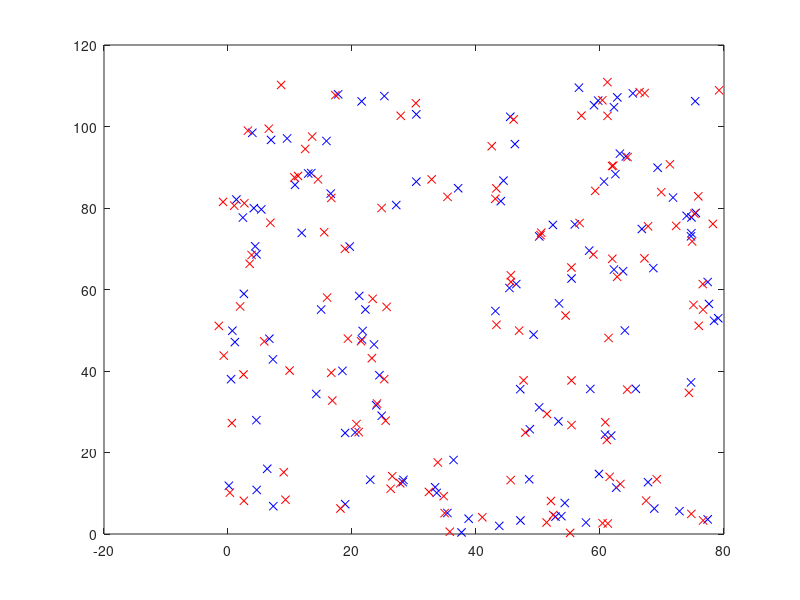

Here is the MATLAB script that generated this plot:
clear all; close all;

size_X = 80; size_Y = 110;
numberOfRobots = 120;

xy = zeros([numberOfRobots, 6]);
xy_robot_pov = zeros([numberOfRobots, 6]);
r = zeros([2, 1]);

sum = 0;

for i=1:120
    xy(i,1) = rand()*size_X;
    xy(i,2) = rand()*size_Y;

    xy(i, 3) = atand(xy(i,1)/xy(i,2));
    xy(i, 4) = atand(xy(i,1)/(xy(i,2)-size_Y));
    xy(i, 5) = atand((xy(i,1)-size_X)/(xy(i,2)-size_Y));
    xy(i, 6) = atand((xy(i,1)-size_X)/xy(i,2));
    
    for j=3:6
        xy_robot_pov(i,j) = xy(i,j) + rand()*6 - 3;
    end

    A = [1, -tand(xy_robot_pov(i,3));
        1, -tand(xy_robot_pov(i,4));
        1, -tand(xy_robot_pov(i,5));
        1, -tand(xy_robot_pov(i,6))];

    b = [0-0*tand(xy_robot_pov(i,3));
        0-size_Y*tand(xy_robot_pov(i,4));
        size_X-size_Y*tand(xy_robot_pov(i,5));
        size_X-0*tand(xy_robot_pov(i,6))];

    r = inv(transpose(A)*A) * transpose(A) * b;
    xy_robot_pov(i,1) = r(1,1);
    xy_robot_pov(i,2) = r(2,1);

    d = sqrt((xy(i,1)-xy_robot_pov(i,1))^2 + (xy(i,1)-xy_robot_pov(i,2))^2);

    sum = d+sum;
end

err = sum / numberOfRobots,

plot(xy(:,1), xy(:,2), 'bx');
hold on;
plot(xy_robot_pov(:,1), xy_robot_pov(:,2), 'rx');
